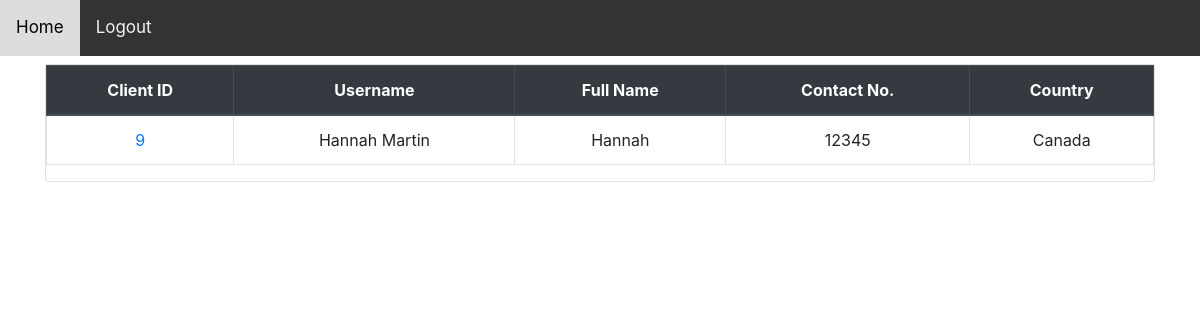
Page /coder/clientprofileforcoders.php?ClientID=9 (signed in) on the committed database.
### tables this page shows
CREATE TABLE IF NOT EXISTS `clientprofiles` (
`ClientID` int(12) NOT NULL,
  `FullName` varchar(25) DEFAULT NULL,
  `username` varchar(25) DEFAULT NULL,
  `Contact_no` int(15) DEFAULT NULL,
  `country` varchar(20) DEFAULT NULL
);

### coder/clientprofileforcoders.php (the view, shortened to what this page needs)
<?php
    require_once("coderheader.php");
    require_once("../connection.php");
    $ClientID = $_GET['ClientID'];
    $query = " SELECT * FROM clientprofiles WHERE ClientID = '".$ClientID."' ";
    $result = mysqli_query($conn,$query);
?>
<!DOCTYPE html>
<html lang="en">
<head>
    <link rel="stylesheet" a href="../CSS/bootstrap.css"/>
</head>
<body class="bg-white">
        <div class="container">
            <div class="row">
                <div class="col-lg-12 m-auto">
                    <div class="card mt-2">
                        <table class="table table-bordered table-hover text-center">
                            <thead class="thead-dark">
                            <tr>
                                <th> Client ID </th>
                                <th> Username </th>
                                <th> Full Name </th>
                                <th> Contact No. </th>
                                <th> Country </th>
                            </tr>
                            </thead>
                            <?php
                                   if (mysqli_num_rows($result) > 0) {
                                    while($row=mysqli_fetch_assoc($result))
                                    {
                                        $ClientID = $row['ClientID'];
                                        $fullname = $row['FullName'];
                                        $username = $row['username'];
                                        $Contact_no = $row['Contact_no'];
                                        $address= $row['country'];
                            ?>
                                    <tr>
                                        <td><a href="#"><?php echo $ClientID; ?></a></td>
                                        <td><?php echo $fullname; ?></td>
                                        <td><?php echo $username; ?></td>
                                        <td><?php echo $Contact_no; ?></td>
                                        <td><?php echo $address; ?></td>
                                    </tr>
                           <?php
                                }
                            }
                            else{
                                $result1='<div class="alert alert-danger">The Client Has deleted the Profile</div>';
                                echo $result1;}
                            ?>
                        </table>
                    </div>
                </div>
            </div>
        </div>
</body>
</html>

### coder/coderheader.php (style rules this page uses)
body { margin: 1; font-family: Arial, Helvetica, sans-serif; }

### rows in the picture
clientprofiles: ClientID "9", FullName "Hannah Martin", username "Hannah", Contact_no "12345", country "Canada"
